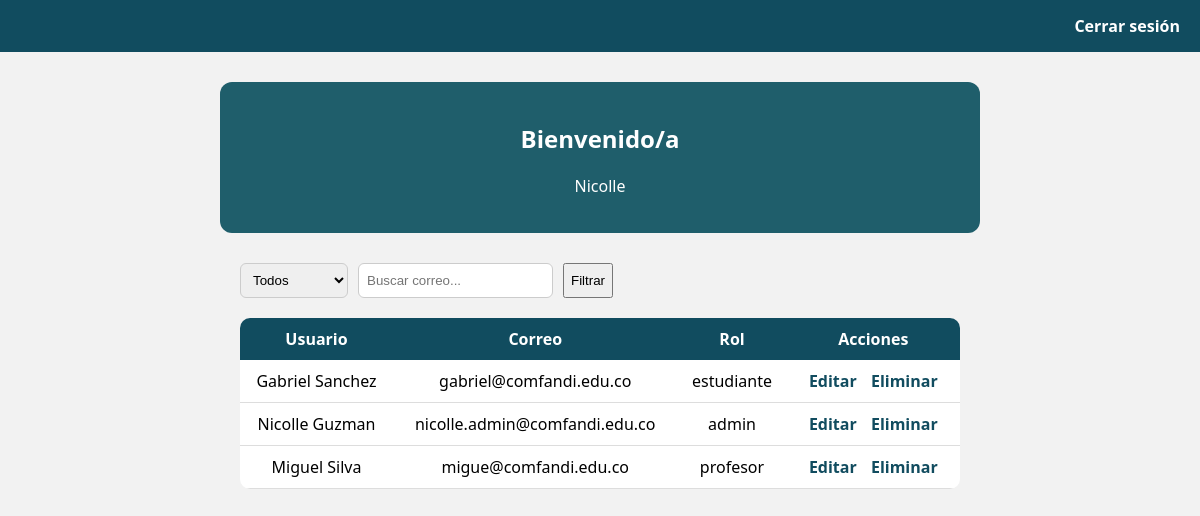
Page /admin (signed in) on the committed database.
### tables this page shows
CREATE TABLE usuario (
    id_usuario INTEGER PRIMARY KEY AUTOINCREMENT,
    correo TEXT UNIQUE NOT NULL,
    contrasena TEXT NOT NULL,
    rol TEXT NOT NULL CHECK (rol IN ('estudiante', 'profesor', 'admin'))
);

### app.py (the view, shortened to what this page needs)
@app.route("/admin")
def panel_admin():
    if "usuario_id" not in session or session.get("rol") != "admin":
        return redirect(url_for("login"))
    filtro = request.args.get("rol", "")
    busqueda = request.args.get("busqueda", "")
    conn = get_db()
    cursor = conn.cursor()
    query = """
    SELECT u.id_usuario, u.correo, u.rol,
           COALESCE(e.nombre, p.nombre, a.nombre, 'Sin nombre') AS nombre,
           COALESCE(e.apellido, p.apellido, a.apellido, '') AS apellido
    FROM usuario u
    LEFT JOIN estudiante e ON u.id_usuario = e.id_usuario
    LEFT JOIN profesor p ON u.id_usuario = p.id_usuario
    LEFT JOIN admin a ON u.id_usuario = a.id_usuario
    WHERE 1=1
    """
    params = []
    if filtro:
        query += " AND u.rol = ?"
        params.append(filtro)
    cursor.execute(query, params)
    usuarios = cursor.fetchall()
    conn.close()
    return render_template("panel_admin.html", usuarios=usuarios)

### app.py (called while the page is built)
def get_db():
    conn = sqlite3.connect(DB_PATH)
    conn.row_factory = sqlite3.Row
    return conn

### templates/panel_admin.html (shortened to what this page needs)
<!DOCTYPE html>
<html lang="es">
<head>
    <link rel="stylesheet" href="{{ url_for('static', filename='admin.css') }}">
</head>
<body>
<div class="topbar">
    <a href="{{ url_for('logout') }}">Cerrar sesión</a>
</div>
<div class="bienvenida">
    <h2>Bienvenido/a</h2>
    <p>{{ session["nombre"] if session["nombre"] else "Usuario" }}</p>
</div>
<form method="GET" class="filtros">
    <select name="rol">
    <option value="">Todos</option>
</select>
    <input type="text" name="busqueda" placeholder="Buscar correo...">
    <button type="submit">Filtrar</button>
</form>
<table>
    <thead>
        <tr>
            <th>Usuario</th>
            <th>Correo</th>
            <th>Rol</th>
            <th>Acciones</th>
        </tr>
    </thead>
    <tbody>
    {% for u in usuarios %}
    <tr>
        <td>{{ u["nombre"] }} {{ u["apellido"] }}</td>
        <td>{{ u["correo"] }}</td>
        <td>{{ u["rol"] }}</td>
        <td>
            <a href="#">Editar</a>
            <a href="{{ url_for('eliminar_usuario', id=u['id_usuario']) }}"
               onclick="return confirm('¿Seguro que quieres eliminar este usuario?')">
               Eliminar
            </a>
        </td>
    </tr>
    {% endfor %}
</tbody>
</table>
</body>
</html>

### static/admin.css (style rules this page uses)
body { font-family: 'Segoe UI', sans-serif; background-color: #f2f2f2; margin: 0; }
.topbar { background-color: #114c5f; padding: 15px; text-align: right; }
.topbar a { color: white; text-decoration: none; font-weight: bold; }
.bienvenida { background-color: #1f5e6b; color: white; margin: 30px auto; padding: 20px; width: 60%; border-radius: 12px; text-align: center; }
.filtros { width: 60%; margin: auto; display: flex; gap: 10px; margin-bottom: 20px; }
.filtros input, .filtros select { padding: 8px; border-radius: 6px; border: 1px solid #ccc; }
table { width: 60%; margin: auto; border-collapse: collapse; background-color: white; border-radius: 10px; overflow: hidden; }
th { background-color: #114c5f; color: white; padding: 10px; }
td { padding: 10px; text-align: center; border-bottom: 1px solid #ddd; }
a { margin: 0 5px; text-decoration: none; color: #114c5f; font-weight: bold; }

### rows in the picture
usuario: nombre "Gabriel", apellido "Sanchez", correo "gabriel@comfandi.edu.co", rol "estudiante"
usuario: nombre "Nicolle", apellido "Guzman", correo "nicolle.admin@comfandi.edu.co", rol "admin"
usuario: nombre "Miguel", apellido "Silva", correo "migue@comfandi.edu.co", rol "profesor"

### other values in the picture
{{ session["nombre"] if session["nombre"] else "Usuario" }} "Nicolle"
